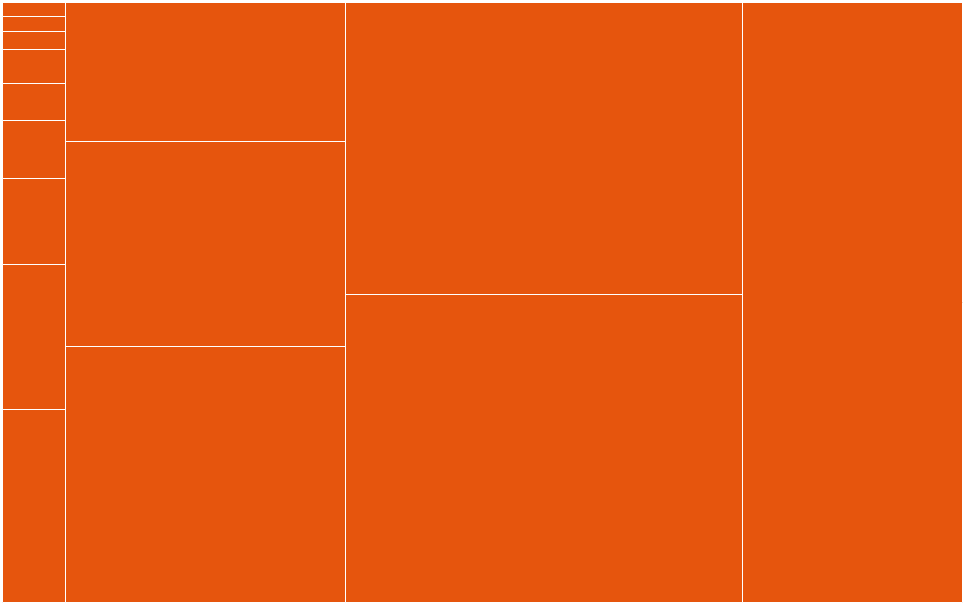

Write notebook code for a chart like this one.
### Code cell
from IPython.display import display
import json
display({"application/vnd.vega.v5+json": json.loads(treemap_test_spec)}, 
         metadata={
    "application/vnd.vegalite.v5+json": {
        "embed_options": {
            "actions": True
        }
    }
},  raw=True)

### Figure 1 — Vega specification as saved in the notebook (floating-point values rounded to 4 significant figures)
{"$schema": "https://vega.github.io/schema/vega/v5.json", "autosize": "none", "data": [{"name": "tree", "transform": [{"key": "id", "parentKey": "parent", "type": "stratify"}, {"field": "size", "method": "squarify", "ratio": 1.6, "round": true, "size": [{"signal": "width"}, {"signal": "height"}], "sort": {"field": "value"}, "type": "treemap"}], "values": [{"children": 5, "depth": 0, "id": 1, "name": "National Collection", "x0": 0, "x1": 960, "y0": 0, "y1": 600}, {"children": 1, "depth": 1, "id": 2, "name": "archive", "parent": 1, "x0": 0, "x1": 960, "y0": 0, "y1": 0}, {"children": 1, "depth": 1, "id": 3, "name": "library", "parent": 1, "x0": 0, "x1": 960, "y0": 0, "y1": 0}, {"children": 4, "depth": 1, "id": 4, "name": "mixed", "parent": 1, "x0": 0, "x1": 960, "y0": 0, "y1": 0}, {"children": 43, "depth": 1, "id": 5, "name": "museum", "parent": 1, "x0": 0, "x1": 960, "y0": 0, "y1": 600}, {"children": 2, "depth": 1, "id": 6, "name": "university", "parent": 1, "x0": 0, "x1": 960, "y0": 0, "y1": 0}, {"children": 0, "depth": 2, "id": 7, "name": "Aberystwyth University School of Art Museum and Galleries", "parent": 5, "size": 0, "x0": 0, "x1": 63, "y0": 0, "y1": 0}, {"children": 0, "depth": 2, "id": 8, "name": "University of Cambridge", "parent": 5, "size": 275225, "x0": 63, "x1": 343, "y0": 344, "y1": 600}, {"children": 0, "depth": 2, "id": 9, "name": "Amgueddfa Cymru (National Museum Wales)", "parent": 5, "size": 0, "x0": 0, "x1": 63, "y0": 0, "y1": 0}, {"children": 0, "depth": 2, "id": 10, "name": "National Museums Northern Ireland", "parent": 5, "size": 46618, "x0": 0, "x1": 63, "y0": 407, "y1": 600}, {"children": 0, "depth": 2, "id": 11, "name": "Diving Museum", "parent": 5, "size": 8934, "x0": 0, "x1": 63, "y0": 81, "y1": 118}, {"children": 0, "depth": 2, "id": 12, "name": "Ravenglass Railway Museum", "parent": 5, "size": 8195, "x0": 0, "x1": 63, "y0": 47, "y1": 81}, {"children": 0, "depth": 2, "id": 13, "name": "Aberdeen Archives, Gallery and Museums", "parent": 5, "size": 149515, "x0": 63, "x1": 343, "y0": 0, "y1": 139}, {"children": 0, "depth": 2, "id": 14, "name": "Aldbourne Heritage Centre", "parent": 5, "size": 3728, "x0": 0, "x1": 63, "y0": 14, "y1": 29}, {"children": 0, "depth": 2, "id": 15, "name": "Armagh County Museum", "parent": 5, "size": 14258, "x0": 0, "x1": 63, "y0": 118, "y1": 176}, {"children": 0, "depth": 2, "id": 16, "name": "Jersey Heritage", "parent": 5, "size": 219359, "x0": 63, "x1": 343, "y0": 139, "y1": 344}, {"children": 0, "depth": 2, "id": 17, "name": "Leicester Museums and Galleries", "parent": 5, "size": 20719, "x0": 0, "x1": 63, "y0": 176, "y1": 262}, {"children": 0, "depth": 2, "id": 18, "name": "Loughborough Carillon Tower and War Memorial Museum", "parent": 5, "size": 4266, "x0": 0, "x1": 63, "y0": 29, "y1": 47}, {"children": 0, "depth": 2, "id": 19, "name": "Norfolk Museums", "parent": 5, "size": 443754, "x0": 343, "x1": 740, "y0": 0, "y1": 292}, {"children": 0, "depth": 2, "id": 20, "name": "Nottingham Museums", "parent": 5, "size": 506639, "x0": 740, "x1": 960, "y0": 0, "y1": 600}, {"children": 0, "depth": 2, "id": 21, "name": "Poole Museum", "parent": 5, "size": 35171, "x0": 0, "x1": 63, "y0": 262, "y1": 407}, {"children": 0, "depth": 2, "id": 22, "name": "Teign Heritage Centre", "parent": 5, "size": 3324, "x0": 0, "x1": 63, "y0": 0, "y1": 14}, {"children": 0, "depth": 2, "id": 23, "name": "Science Museum Group", "parent": 5, "size": 468063, "x0": 343, "x1": 740, "y0": 292, "y1": 600}, {"children": 0, "depth": 2, "id": 24, "name": "Aberystwyth University School of Art Museum and Galleries", "parent": 6, "size": 0, "x0": 0, "x1": 960, "y0": 0, "y1": 0}, {"children": 0, "depth": 2, "id": 25, "name": "University of Cambridge", "parent": 3, "size": 0, "x0": 0, "x1": 960, "y0": 0, "y1": 0}, {"children": 0, "depth": 2, "id": 26, "name": "Amgueddfa Cymru (National Museum Wales)", "parent": 5, "size": 0, "x0": 0, "x1": 63, "y0": 0, "y1": 0}, {"children": 0, "depth": 2, "id": 27, "name": "National Museums Northern Ireland", "parent": 5, "size": 0, "x0": 0, "x1": 63, "y0": 0, "y1": 0}, {"children": 0, "depth": 2, "id": 28, "name": "Diving Museum", "parent": 5, "size": 0, "x0": 0, "x1": 63, "y0": 0, "y1": 0}, {"children": 0, "depth": 2, "id": 29, "name": "Ravenglass Railway Museum", "parent": 5, "size": 0, "x0": 0, "x1": 63, "y0": 0, "y1": 0}, {"children": 0, "depth": 2, "id": 30, "name": "Aberdeen Archives, Gallery and Museums", "parent": 4, "size": 0, "x0": 0, "x1": 960, "y0": 0, "y1": 0}, {"children": 0, "depth": 2, "id": 31, "name": "Aldbourne Heritage Centre", "parent": 4, "size": 0, "x0": 0, "x1": 960, "y0": 0, "y1": 0}, {"children": 0, "depth": 2, "id": 32, "name": "Armagh County Museum", "parent": 5, "size": 0, "x0": 0, "x1": 63, "y0": 0, "y1": 0}, {"children": 0, "depth": 2, "id": 33, "name": "Jersey Heritage", "parent": 5, "size": 0, "x0": 0, "x1": 63, "y0": 0, "y1": 0}, {"children": 0, "depth": 2, "id": 34, "name": "Leicester Museums and Galleries", "parent": 5, "size": 0, "x0": 0, "x1": 63, "y0": 0, "y1": 0}, {"children": 0, "depth": 2, "id": 35, "name": "Loughborough Carillon Tower and War Memorial Museum", "parent": 5, "size": 0, "x0": 0, "x1": 63, "y0": 0, "y1": 0}, {"children": 0, "depth": 2, "id": 36, "name": "Norfolk Museums", "parent": 5, "size": 0, "x0": 0, "x1": 63, "y0": 0, "y1": 0}, {"children": 0, "depth": 2, "id": 37, "name": "Nottingham Museums", "parent": 5, "size": 0, "x0": 0, "x1": 63, "y0": 0, "y1": 0}, {"children": 0, "depth": 2, "id": 38, "name": "Poole Museum", "parent": 5, "size": 0, "x0": 0, "x1": 63, "y0": 0, "y1": 0}, {"children": 0, "depth": 2, "id": 39, "name": "Teign Heritage Centre", "parent": 5, "size": 0, "x0": 0, "x1": 63, "y0": 0, "y1": 0}, {"children": 0, "depth": 2, "id": 40, "name": "Science Museum Group", "parent": 5, "size": 0, "x0": 0, "x1": 63, "y0": 0, "y1": 0}, {"children": 0, "depth": 2, "id": 41, "name": "Aberystwyth University School of Art Museum and Galleries", "parent": 6, "size": 0, "x0": 0, "x1": 960, "y0": 0, "y1": 0}, {"children": 0, "depth": 2, "id": 42, "name": "University of Cambridge", "parent": 2, "size": 0, "x0": 0, "x1": 960, "y0": 0, "y1": 0}, {"children": 0, "depth": 2, "id": 43, "name": "Amgueddfa Cymru (National Museum Wales)", "parent": 5, "size": 0, "x0": 0, "x1": 63, "y0": 0, "y1": 0}, {"children": 0, "depth": 2, "id": 44, "name": "National Museums Northern Ireland", "parent": 5, "size": 0, "x0": 0, "x1": 63, "y0": 0, "y1": 0}, {"children": 0, "depth": 2, "id": 45, "name": "Diving Museum", "parent": 5, "size": 0, "x0": 0, "x1": 63, "y0": 0, "y1": 0}, {"children": 0, "depth": 2, "id": 46, "name": "Ravenglass Railway Museum", "parent": 5, "size": 0, "x0": 0, "x1": 63, "y0": 0, "y1": 0}, {"children": 0, "depth": 2, "id": 47, "name": "Aberdeen Archives, Gallery and Museums", "parent": 4, "size": 0, "x0": 0, "x1": 960, "y0": 0, "y1": 0}, {"children": 0, "depth": 2, "id": 48, "name": "Aldbourne Heritage Centre", "parent": 4, "size": 0, "x0": 0, "x1": 960, "y0": 0, "y1": 0}, {"children": 0, "depth": 2, "id": 49, "name": "Armagh County Museum", "parent": 5, "size": 0, "x0": 0, "x1": 63, "y0": 0, "y1": 0}, {"children": 0, "depth": 2, "id": 50, "name": "Jersey Heritage", "parent": 5, "size": 0, "x0": 0, "x1": 63, "y0": 0, "y1": 0}, {"children": 0, "depth": 2, "id": 51, "name": "Leicester Museums and Galleries", "parent": 5, "size": 0, "x0": 0, "x1": 63, "y0": 0, "y1": 0}, {"children": 0, "depth": 2, "id": 52, "name": "Loughborough Carillon Tower and War Memorial Museum", "parent": 5, "size": 0, "x0": 0, "x1": 63, "y0": 0, "y1": 0}, {"children": 0, "depth": 2, "id": 53, "name": "Norfolk Museums", "parent": 5, "size": 0, "x0": 0, "x1": 63, "y0": 0, "y1": 0}, {"children": 0, "depth": 2, "id": 54, "name": "Nottingham Museums", "parent": 5, "size": 0, "x0": 0, "x1": 63, "y0": 0, "y1": 0}, {"children": 0, "depth": 2, "id": 55, "name": "Poole Museum", "parent": 5, "size": 0, "x0": 0, "x1": 63, "y0": 0, "y1": 0}, {"children": 0, "depth": 2, "id": 56, "name": "Teign Heritage Centre", "parent": 5, "size": 0, "x0": 0, "x1": 63, "y0": 0, "y1": 0}, {"children": 0, "depth": 2, "id": 57, "name": "Science Museum Group", "parent": 5, "size": 0, "x0": 0, "x1": 63, "y0": 0, "y1": 0}]}, {"name": "nodes", "source": "tree", "transform": [{"expr": "datum.children", "type": "filter"}]}, {"name": "leaves", "source": "tree", "transform": [{"expr": "!datum.children", "type": "filter"}]}, {"name": "large-leaves", "source": "tree", "transform": [{"expr": "!datum.children && datum.size > 2500000", "type": "filter"}]}, {"name": "total", "source": "tree", "transform": [{"as": ["totalsize"], "fields": ["size"], "ops": ["sum"], "type": "aggregate"}]}, {"name": "percentages", "source": "tree", "transform": [{"fields": ["totalsize"], "from": "total", "key": "id", "type": "lookup", "values": ["totalsize"]}, {"as": "nc_percent", "expr": "datum.name + ' ' + format((datum.size/datum.totalsize), ',.1%')", "type": "formula"}]}], "description": "An example of treemap layout for hierarchical data.", "height": 600, "marks": [{"encode": {"enter": {"fill": {"field": "name", "scale": "color"}}, "update": {"x": {"field": "x0"}, "x2": {"field": "x1"}, "y": {"field": "y0"}, "y2": {"field": "y1"}}}, "from": {"data": "nodes"}, "interactive": false, "type": "rect"}, {"encode": {"enter": {"stroke": {"value": "#fff"}, "tooltip": {"field": "name"}}, "hover": {"fill": {"value": "#efb118"}}, "update": {"fill": {"value": "transparent"}, "x": {"field": "x0"}, "x2": {"field": "x1"}, "y": {"field": "y0"}, "y2": {"field": "y1"}}}, "from": {"data": "leaves"}, "type": "rect"}, {"encode": {"enter": {"align": {"value": "center"}, "baseline": {"value": "middle"}, "fill": {"value": "#000"}, "fillOpacity": {"field": "depth", "scale": "opacity"}, "font": {"value": "Helvetica Neue, Arial"}, "fontSize": {"field": "depth", "scale": "size"}, "text": {"field": "name"}}, "update": {"x": {"signal": "0.5 * (datum.x0 + datum.x1)"}, "y": {"signal": "0.5 * (datum.y0 + datum.y1)"}}}, "from": {"data": "nodes"}, "interactive": false, "type": "text"}, {"encode": {"enter": {"align": {"value": "center"}, "baseline": {"value": "middle"}, "fill": {"value": "#000"}, "fillOpacity": {"field": "depth", "scale": "opacity"}, "font": {"value": "Helvetica Neue, Arial"}, "fontSize": {"field": "size", "scale": "collection-size"}, "text": {"field": "name"}}, "update": {"text": {"signal": "split(datum.nc_percent, ' ')"}, "x": {"signal": "0.5 * (datum.x0 + datum.x1)"}, "y": {"signal": "0.46 * (datum.y0 + datum.y1)"}}}, "from": {"data": "percentages"}, "interactive": false, "type": "text"}], "padding": 2.5, "scales": [{"domain": {"data": "nodes", "field": "name"}, "name": "color", "range": ["#3182bd", "#6baed6", "#9ecae1", "#c6dbef", "#e6550d", "#fd8d3c", "#fdae6b", "#fdd0a2", "#31a354", "#74c476", "#a1d99b", "#c7e9c0", "#756bb1", "#9e9ac8", "#bcbddc", "#dadaeb", "#636363", "#969696", "#bdbdbd", "#d9d9d9"], "type": "ordinal"}, {"domain": [0, 1, 2, 3], "name": "size", "range": [0, 0, 0, 0], "type": "ordinal"}, {"domain": [0, 1000, 10000, 100000, 1000000, 2500000, 5000000, 20000000], "name": "collection-size", "range": [0, 0, 0, 0, 5, 7, 11, 16], "type": "quantile"}, {"domain": [0, 1, 2, 3], "name": "opacity", "range": [0, 0, 0.8, 1], "type": "ordinal"}], "signals": [], "width": 960}
